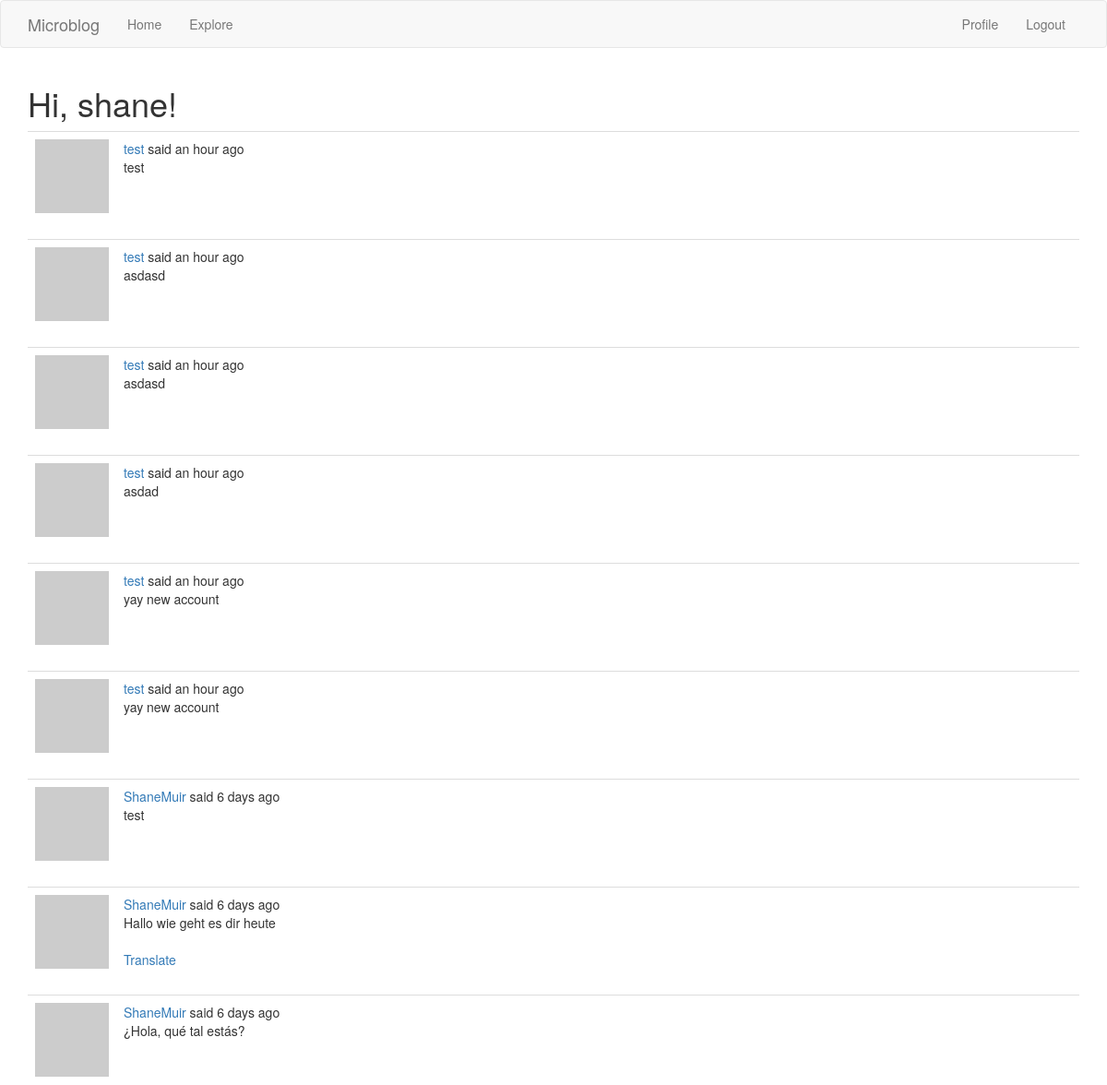
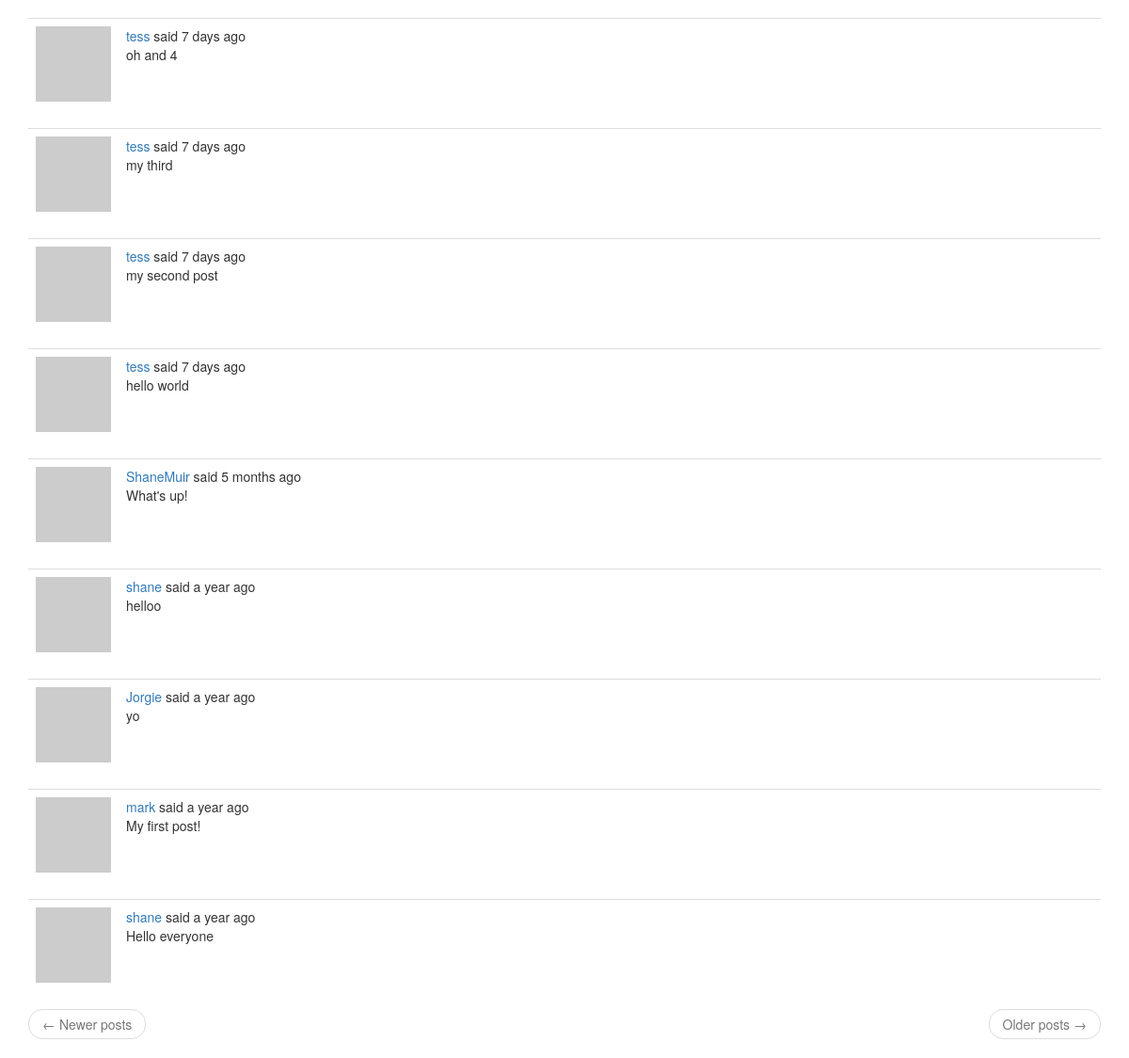
The page /explore (signed in) on the database its author committed (2 pictures, top to bottom).
### app/models.py (models this page shows, shortened)
class User(UserMixin, db.Model):
    id = db.Column(db.Integer, primary_key=True)
    username = db.Column(db.String(64), index=True, unique=True)
    email = db.Column(db.String(120), index=True, unique=True)
    password_hash = db.Column(db.String(128))
    posts = db.relationship('Post', backref='author', lazy='dynamic')
    about_me = db.Column(db.String(140))
    last_seen = db.Column(db.DateTime, default=datetime.utcnow)
    followed = db.relationship(
        'User', secondary=followers,
        primaryjoin=(followers.c.follower_id == id),
        secondaryjoin=(followers.c.followed_id == id),
        backref=db.backref('followers', lazy='dynamic'), lazy='dynamic')
    def avatar(self, size):
        digest = md5(self.email.lower().encode('utf-8')).hexdigest()
        return 'https://www.gravatar.com/avatar/{}?d=identicon&s={}'.format(
            digest, size)

class Post(db.Model):
    __searchable__ = ['body']
    id = db.Column(db.Integer, primary_key=True)
    body = db.Column(db.String(140))
    timestamp = db.Column(db.DateTime, index=True, default=datetime.utcnow)
    user_id = db.Column(db.Integer, db.ForeignKey('user.id'))
    language = db.Column(db.String(5))

### app/main/routes.py (the view)
@bp.route('/explore')
@login_required
def explore():
    page = request.args.get('page', 1, type=int)
    posts = Post.query.order_by(Post.timestamp.desc()).paginate(
        page, current_app.config['POSTS_PER_PAGE'], False)
    next_url = url_for('main.explore', page=posts.next_num) \
        if posts.has_next else None
    prev_url = url_for('main.explore', page=posts.prev_num) \
        if posts.has_prev else None
    return render_template('index.html', title=_('Explore'),
                           posts=posts.items, next_url=next_url,
                           prev_url=prev_url)

### app/main/routes.py (called while the page is built)
@bp.before_app_request
def before_request():
    if current_user.is_authenticated:
        current_user.last_seen = datetime.utcnow()
        db.session.commit()
        g.search_form = SearchForm()
    g.locale = str(get_locale())

### app/models.py (called while the page is built)
@login.user_loader
def load_user(id):
    return User.query.get(int(id))

### app/templates/index.html (shortened to what this page needs)
{% extends "base.html" %}
{% import 'bootstrap/wtf.html' as wtf %}
{% block app_content %}
    <h1>{{ _('Hi, %(username)s!', username=current_user.username) }}</h1>
    {% for post in posts %}
        {% include '_post.html' %}
    {% endfor %}
    <nav aria-label="...">
        <ul class="pager">
            <li class="previous{% if not prev_url %} disabled{% endif %}">
                <a href="{{ prev_url or '#' }}">
                    <span aria-hidden="true">&larr;</span> {{ _('Newer posts') }}
                </a>
            </li>
            <li class="next{% if not next_url %} disabled{% endif %}">
                <a href="{{ next_url or '#' }}">
                    {{ _('Older posts') }} <span aria-hidden="true">&rarr;</span>
                </a>
            </li>
        </ul>
    </nav>
{% endblock %}

### app/templates/base.html (shortened to what this page needs)
{% extends 'bootstrap/base.html' %}
{% block navbar %}
    <nav class="navbar navbar-default">
        <div class="container">
            <div class="navbar-header">
                <a class="navbar-brand" href="{{ url_for('main.index') }}">Microblog</a>
            </div>
            <div class="collapse navbar-collapse" id="bs-example-navbar-collapse-1">
                <ul class="nav navbar-nav">
                    <li><a href="{{ url_for('main.index') }}">{{ _('Home') }}</a></li>
                    <li><a href="{{ url_for('main.explore') }}">{{ _('Explore') }}</a></li>
                </ul>
                <ul class="nav navbar-nav navbar-right">
                    {% if current_user.is_anonymous %}
                    <li><a href="{{ url_for('auth.login') }}">{{ _('Login') }}</a></li>
                    {% else %}
                    <li><a href="{{ url_for('main.user', username=current_user.username) }}">{{ _('Profile') }}</a></li>
                    <li><a href="{{ url_for('auth.logout') }}">{{ _('Logout') }}</a></li>
                    {% endif %}
                </ul>
            </div>
        </div>
    </nav>
{% endblock %}
{% block content %}
    <div class="container">
        {% block app_content %}{% endblock %}
    </div>
{% endblock %}

### app/templates/_post.html (shortened to what this page needs)
    <table class="table table-hover">
        <tr>
            <td width="70px">
                <a href="{{ url_for('main.user', username=post.author.username) }}">
                    <img src="{{ post.author.avatar(70) }}" />
                </a>
            </td>
            <td>
                {{ _('%(username)s said %(when)s',
                    username=user_link, when=moment(post.timestamp).fromNow()) }}
                <br>
                <span id="post{{ post.id }}">{{ post.body }}</span>
                {% if post.language and post.language != g.locale %}
                <br><br>
                <span id="translation{{ post.id }}">
                    <a href="javascript:translate(
                                '#post{{ post.id }}',
                                '#translation{{ post.id }}',
                                '{{ post.language }}',
                                '{{ g.locale }}');">{{ _('Translate') }}</a>
                </span>
                {% endif %}
            </td>
        </tr>
    </table>

### rows shown on the page
Post: body "test"
Post: body "asdasd"
Post: body "asdasd"
Post: body "asdad"
Post: body "yay new account"
Post: body "yay new account"
Post: body "test"
Post: body "Hallo wie geht es dir heute"
Post: body "¿Hola, qué tal estás?"
Post: body "oh and 4"
Post: body "my third"
Post: body "my second post"
Post: body "hello world"
Post: body "What's up!"
Post: body "helloo"
Post: body "yo"
Post: body "My first post!"
Post: body "Hello everyone"
